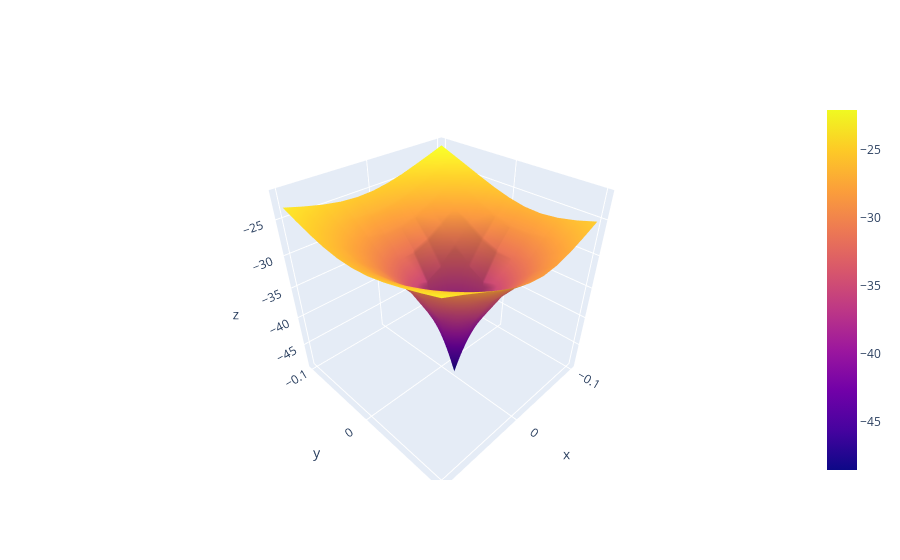
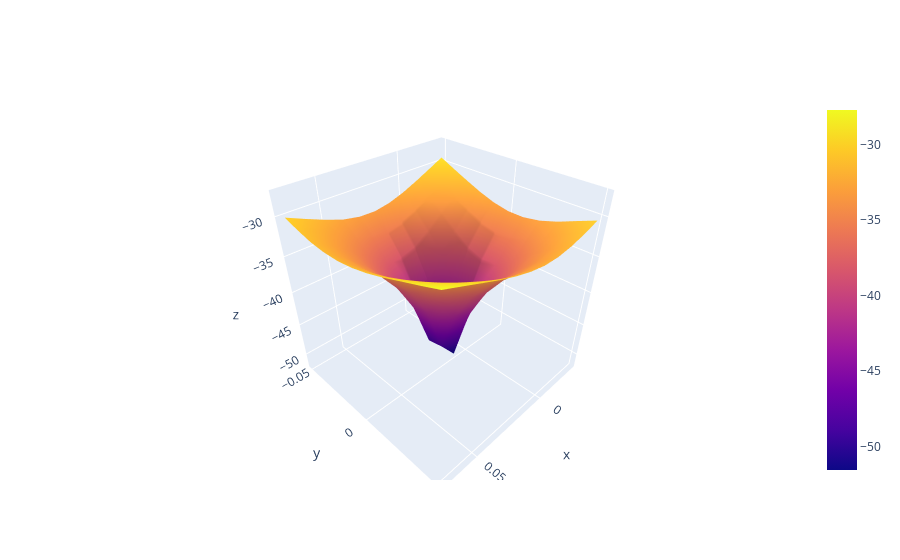
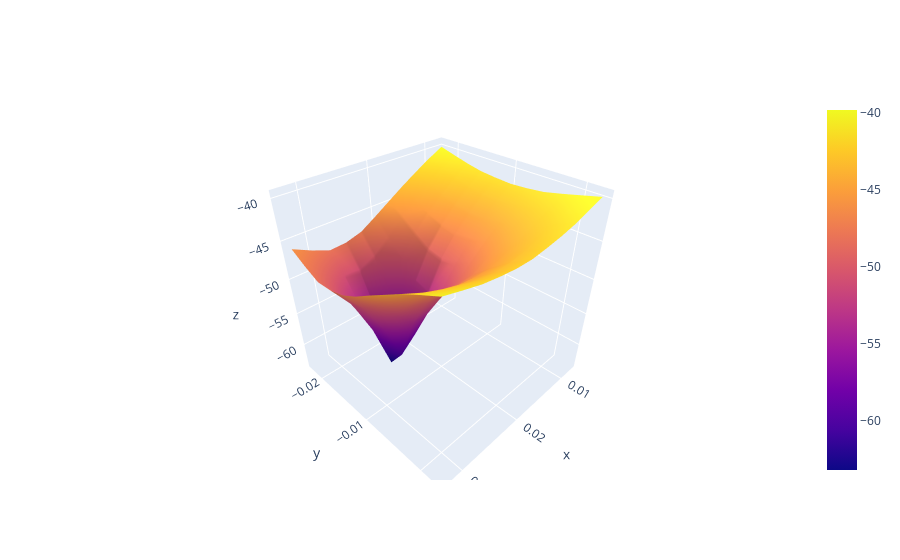
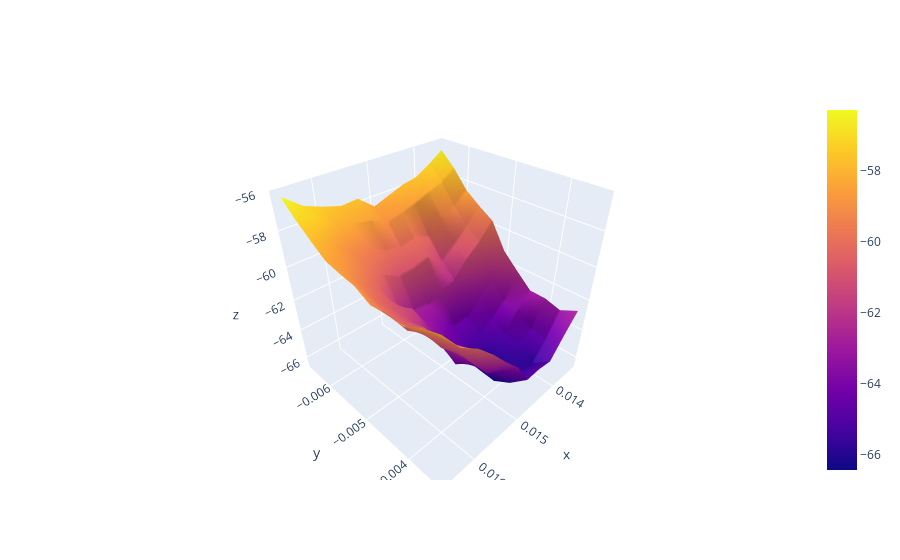

The cell these charts' notebook holds for them, in order:
### Code cell
Imin, Qmin = mixerTuner.step2CarrierLeakage(centers=[0, 0], spans=[0.2, 0.2], numIters=4, numGrids=[11, 11], shrink=0.5)
mixerTuner.step1CoarseSweep(I=Imin, Q=Qmin, gain=0, phase=0)
